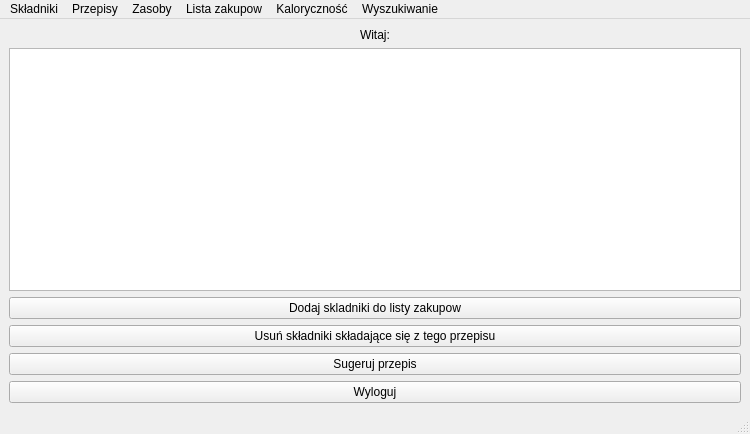
<?xml version="1.0" encoding="UTF-8"?>
<ui version="4.0">
 <class>MainWindow</class>
 <widget class="QMainWindow" name="MainWindow">
  <property name="geometry">
   <rect>
    <x>0</x>
    <y>0</y>
    <width>750</width>
    <height>434</height>
   </rect>
  </property>
  <property name="minimumSize">
   <size>
    <width>400</width>
    <height>200</height>
   </size>
  </property>
  <property name="maximumSize">
   <size>
    <width>750</width>
    <height>500</height>
   </size>
  </property>
  <property name="windowTitle">
   <string>MainWindow</string>
  </property>
  <widget class="QWidget" name="centralwidget">
   <property name="minimumSize">
    <size>
     <width>0</width>
     <height>0</height>
    </size>
   </property>
   <layout class="QGridLayout" name="gridLayout">
    <item row="4" column="1">
     <widget class="QPushButton" name="deleteIngrButton">
      <property name="enabled">
       <bool>true</bool>
      </property>
      <property name="text">
       <string>Usuń składniki składające się z tego przepisu</string>
      </property>
     </widget>
    </item>
    <item row="8" column="1">
     <widget class="QPushButton" name="suggetButton">
      <property name="sizePolicy">
       <sizepolicy hsizetype="Minimum" vsizetype="Fixed">
        <horstretch>0</horstretch>
        <verstretch>0</verstretch>
       </sizepolicy>
      </property>
      <property name="text">
       <string>Sugeruj przepis</string>
      </property>
     </widget>
    </item>
    <item row="9" column="1">
     <widget class="QPushButton" name="logOutButton">
      <property name="sizePolicy">
       <sizepolicy hsizetype="Minimum" vsizetype="Fixed">
        <horstretch>0</horstretch>
        <verstretch>0</verstretch>
       </sizepolicy>
      </property>
      <property name="sizeIncrement">
       <size>
        <width>0</width>
        <height>0</height>
       </size>
      </property>
      <property name="baseSize">
       <size>
        <width>0</width>
        <height>0</height>
       </size>
      </property>
      <property name="layoutDirection">
       <enum>Qt::LeftToRight</enum>
      </property>
      <property name="text">
       <string>Wyloguj</string>
      </property>
     </widget>
    </item>
    <item row="2" column="1">
     <widget class="QTableView" name="tableView">
      <property name="enabled">
       <bool>true</bool>
      </property>
     </widget>
    </item>
    <item row="1" column="1">
     <widget class="QLabel" name="welcomeLabel">
      <property name="sizePolicy">
       <sizepolicy hsizetype="Minimum" vsizetype="Maximum">
        <horstretch>0</horstretch>
        <verstretch>0</verstretch>
       </sizepolicy>
      </property>
      <property name="text">
       <string>Witaj:</string>
      </property>
      <property name="alignment">
       <set>Qt::AlignCenter</set>
      </property>
     </widget>
    </item>
    <item row="3" column="1">
     <widget class="QPushButton" name="addIngrToShoppingListButton">
      <property name="text">
       <string>Dodaj skladniki do listy zakupow</string>
      </property>
     </widget>
    </item>
   </layout>
  </widget>
  <widget class="QMenuBar" name="menubar">
   <property name="geometry">
    <rect>
     <x>0</x>
     <y>0</y>
     <width>750</width>
     <height>21</height>
    </rect>
   </property>
   <widget class="QMenu" name="menuSk_adniki">
    <property name="title">
     <string>Składniki</string>
    </property>
    <addaction name="actionIngrAdd"/>
    <addaction name="actionPrintIngr"/>
    <addaction name="actionIngrUsun"/>
   </widget>
   <widget class="QMenu" name="menuPrzepisy">
    <property name="title">
     <string>Przepisy</string>
    </property>
    <addaction name="actionRecipesAdd"/>
    <addaction name="actionPrintRecipes"/>
    <addaction name="actionRecUsun"/>
   </widget>
   <widget class="QMenu" name="menuZasoby">
    <property name="title">
     <string>Zasoby</string>
    </property>
    <addaction name="actionResDodaj"/>
    <addaction name="actionResUsun"/>
    <addaction name="actionPrintResources"/>
   </widget>
   <widget class="QMenu" name="menuLista_zakupow">
    <property name="title">
     <string>Lista zakupow</string>
    </property>
    <addaction name="actionEraseShoppingList"/>
    <addaction name="actionPrintShoppingList"/>
    <addaction name="actionPrintAddedRecipesToShoppingList"/>
    <addaction name="actionAddIngredient"/>
    <addaction name="actionSaveToFile"/>
    <addaction name="actionReadFromFile"/>
   </widget>
   <widget class="QMenu" name="menuKcal">
    <property name="title">
     <string>Kaloryczność</string>
    </property>
    <addaction name="actionChangeDailyMaxKcal"/>
   </widget>
   <widget class="QMenu" name="menuWyszukiwanie">
    <property name="title">
     <string>Wyszukiwanie</string>
    </property>
    <addaction name="actionSzukaj"/>
   </widget>
   <addaction name="menuSk_adniki"/>
   <addaction name="menuPrzepisy"/>
   <addaction name="menuZasoby"/>
   <addaction name="menuLista_zakupow"/>
   <addaction name="menuKcal"/>
   <addaction name="menuWyszukiwanie"/>
  </widget>
  <widget class="QStatusBar" name="statusbar"/>
  <action name="actionOption_3">
   <property name="text">
    <string>Opcja 3</string>
   </property>
  </action>
  <action name="actionIngrAdd">
   <property name="text">
    <string>Dodaj</string>
   </property>
  </action>
  <action name="actionRecipesAdd">
   <property name="text">
    <string>Dodaj</string>
   </property>
  </action>
  <action name="actionResDodaj">
   <property name="text">
    <string>Dodaj</string>
   </property>
  </action>
  <action name="actionResUsun">
   <property name="text">
    <string>Usuń</string>
   </property>
  </action>
  <action name="actionPrintResources">
   <property name="text">
    <string>Wyświetl</string>
   </property>
  </action>
  <action name="actionPrintRecipes">
   <property name="text">
    <string>Wyświetl</string>
   </property>
  </action>
  <action name="actionPrintIngr">
   <property name="text">
    <string>Wyświetl</string>
   </property>
  </action>
  <action name="actionPrintShoppingList">
   <property name="text">
    <string>Wyświetl składniki do kupienia</string>
   </property>
  </action>
  <action name="actionEraseShoppingList">
   <property name="text">
    <string>Usuń</string>
   </property>
  </action>
  <action name="actionPrintAddedRecipesToShoppingList">
   <property name="text">
    <string>Wyświetl dodane przepisy</string>
   </property>
  </action>
  <action name="actionAddIngredient">
   <property name="text">
    <string>Dodaj składnik</string>
   </property>
  </action>
  <action name="actionSaveToFile">
   <property name="text">
    <string>Zapisz do pliku</string>
   </property>
  </action>
  <action name="actionReadFromFile">
   <property name="text">
    <string>Wczytaj z pliku</string>
   </property>
  </action>
  <action name="actionChangeDailyMaxKcal">
   <property name="text">
    <string>Zmień dzienną kaloryczność</string>
   </property>
  </action>
  <action name="actionIngrUsun">
   <property name="text">
    <string>Usuń</string>
   </property>
  </action>
  <action name="actionRecUsun">
   <property name="text">
    <string>Usuń</string>
   </property>
  </action>
  <action name="actionSzukaj">
   <property name="text">
    <string>Szukaj...</string>
   </property>
  </action>
 </widget>
 <resources/>
 <connections/>
</ui>
